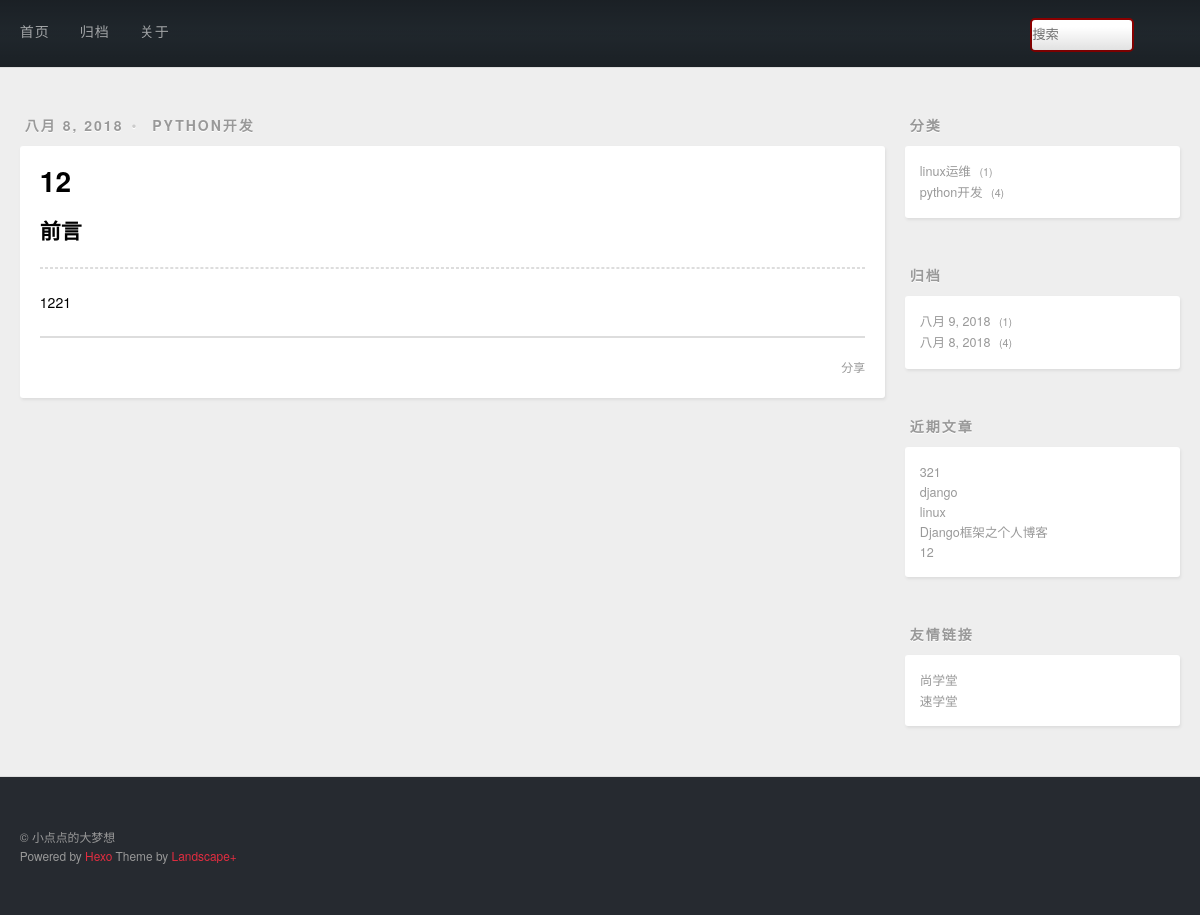
The page /post/details/4 on the database its author committed.
### post/models.py (models this page shows, shortened)
class Post(models.Model):
    title = models.CharField(max_length=20)
    desc = RichTextUploadingField()
    content = models.TextField()
    created = models.DateField(auto_now_add=True)
    modified = models.DateTimeField(auto_now=True)
    category = models.ForeignKey(Category)
    tags = models.ManyToManyField(Tag)

class Category(models.Model):
    name = models.CharField(max_length=20,unique=True)
    def __str__(self):
        return self.name

### post/views.py (the view)
# urls.py: url(r'^post/details/(\d+)$',views.post_details_view),
def post_details_view(request,post_id):
    try:
        post = Post.objects.get(id = post_id)
    except:
        pass
    return render(request,'details.html',{'post':post})

### post/contextprocessors.py (called while the page is built)
def slider_context_processors(request):
    context = {}
    context['category']=Post.objects.values('category','category__name').annotate(count = Count('*'))
    context['archive']=Post.objects.values('created').annotate(count = Count('*')).order_by('-created')
    context['recent']=Post.objects.order_by('-created').all()[:5]
    return context

### post/templatetags/custommark.py (called while the page is built)
@register.filter
def mark(value):
    return markdown.markdown(value)

### post/templates/details.html (shortened to what this page needs)
{% extends 'base.html' %}
{% load custommark %}
{% block main %}
    <article class="article article-type-post">
        <div class="article-meta">
          <a class="article-date">
            <time>{{ post.created|date }}</time>
          </a>
          <div class="article-category">
            <a class="article-category-link" href="#" target="_blank">{{ post.category }}</a>
          </div>
        </div>
        <div class="article-inner">
            <header class="article-header">
                <h1 itemprop="name">
                    <a class="article-title">{{ post.title }}</a>
                </h1>
            </header>
    <div class="article-entry" itemprop="articleBody">
        <h2>前言</h2>
        <hr>
    {{ post.content|mark|safe }}
    </div>
    <footer class="article-footer">
      <a data-url="存放文章的url" class="article-share-link">分享</a>
    </footer>
  </div>
    </article>
{% endblock main %}

### templates/slider.html
<aside id="sidebar">
  <div class="widget-wrap">
    <h3 class="widget-title">分类</h3>
    <div class="widget">
      <ul class="category-list">
          {% for cate in category %}
              <a class="category-list-link" href="/category/{{ cate.category }}">{{ cate.category__name }}</a>
              <span class="category-list-count">{{ cate.count }}</span>
      </ul>
        {% endfor %}
      </div>
  </div>
  <div class="widget-wrap">
    <h3 class="widget-title">归档</h3>
    <div class="widget">
      <ul class="archive-list">
          {% for arch in archive %}
              <a class="archive-list-link" href="/archive/{{ arch.created.year }}/{{ arch.created.month }}/{{ arch.created.day }}">{{ arch.created|date }}</a>
              <span class="archive-list-count">{{ arch.count }}</span>
      </ul>
        {% endfor %}
    </div>
  </div>
  <div class="widget-wrap">
    <h3 class="widget-title">近期文章</h3>
    <div class="widget">
        {% for rec in recent %}
      <ul>
          <li>
            <a href="/post/details/{{ rec.id }}">{{ rec.title }}</a>
          </li>
      </ul>
        {% endfor %}
    </div>
  </div>
  <div class="widget-wrap">
    <h3 class="widget-title">友情链接</h3>
    <div class="widget">
      <ul>
          <li>
            <a href="http://www.bjsxt.com/" target="_blank">尚学堂</a>
          </li>
          <li>
            <a href="http://www.sxt.cn/" target="_blank">速学堂</a>
          </li>
      </ul>
    </div>
  </div>
</aside>

### rows shown on the page
Post: created "八月 8, 2018", category "PYTHON开发", title "12", content|mark "1221"
Post: title "321"
Post: title "django"
Post: title "linux"
Post: title "Django框架之个人博客"

### other values the page prints
{{ cate.category__name }} "linux运维" "python开发"
{{ cate.count }} "1" "4"
{{ arch.created|date }} "八月 9, 2018" "八月 8, 2018"
{{ arch.count }} "1" "4"
